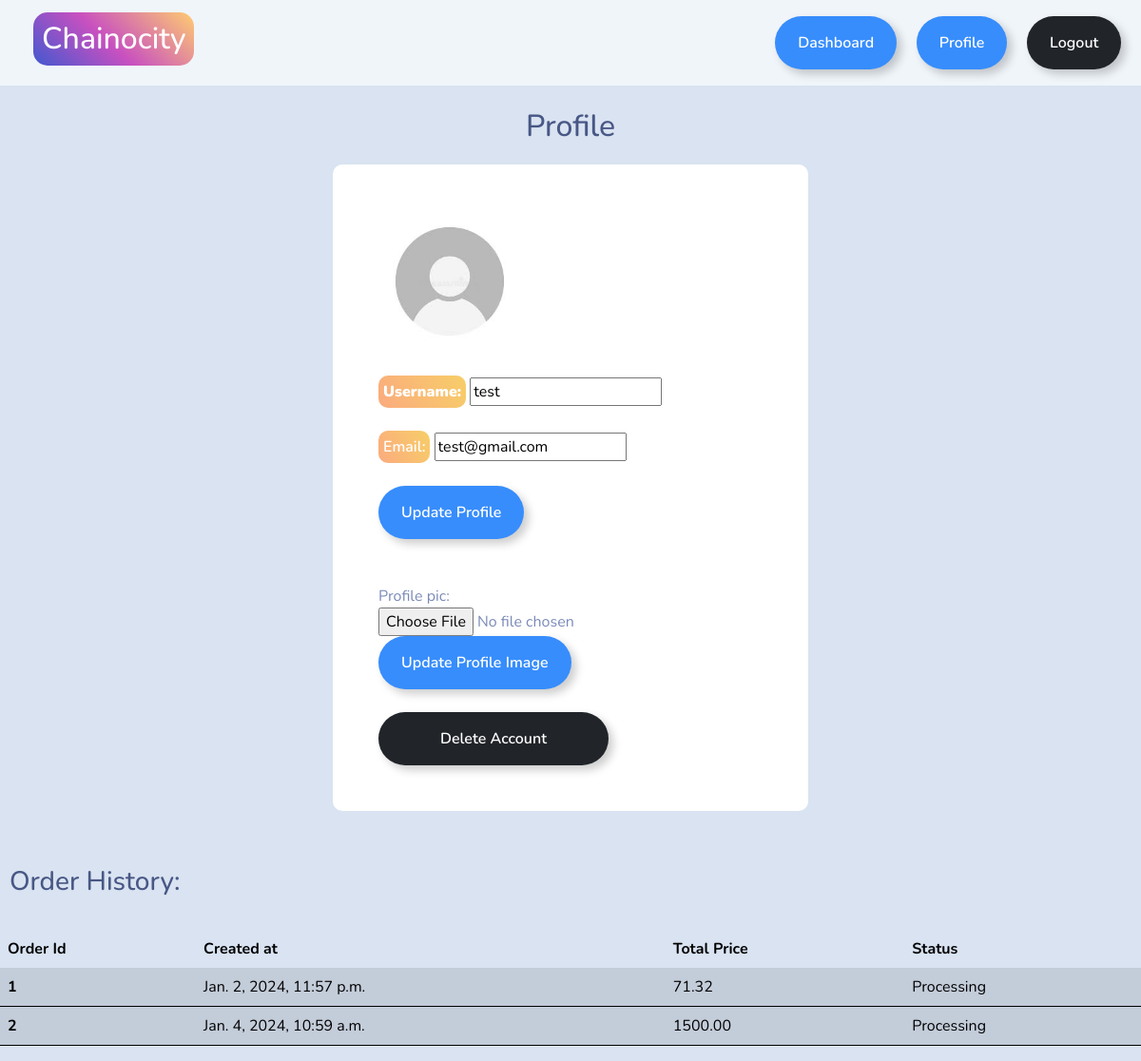
The app's page /profile (signed in), older data.
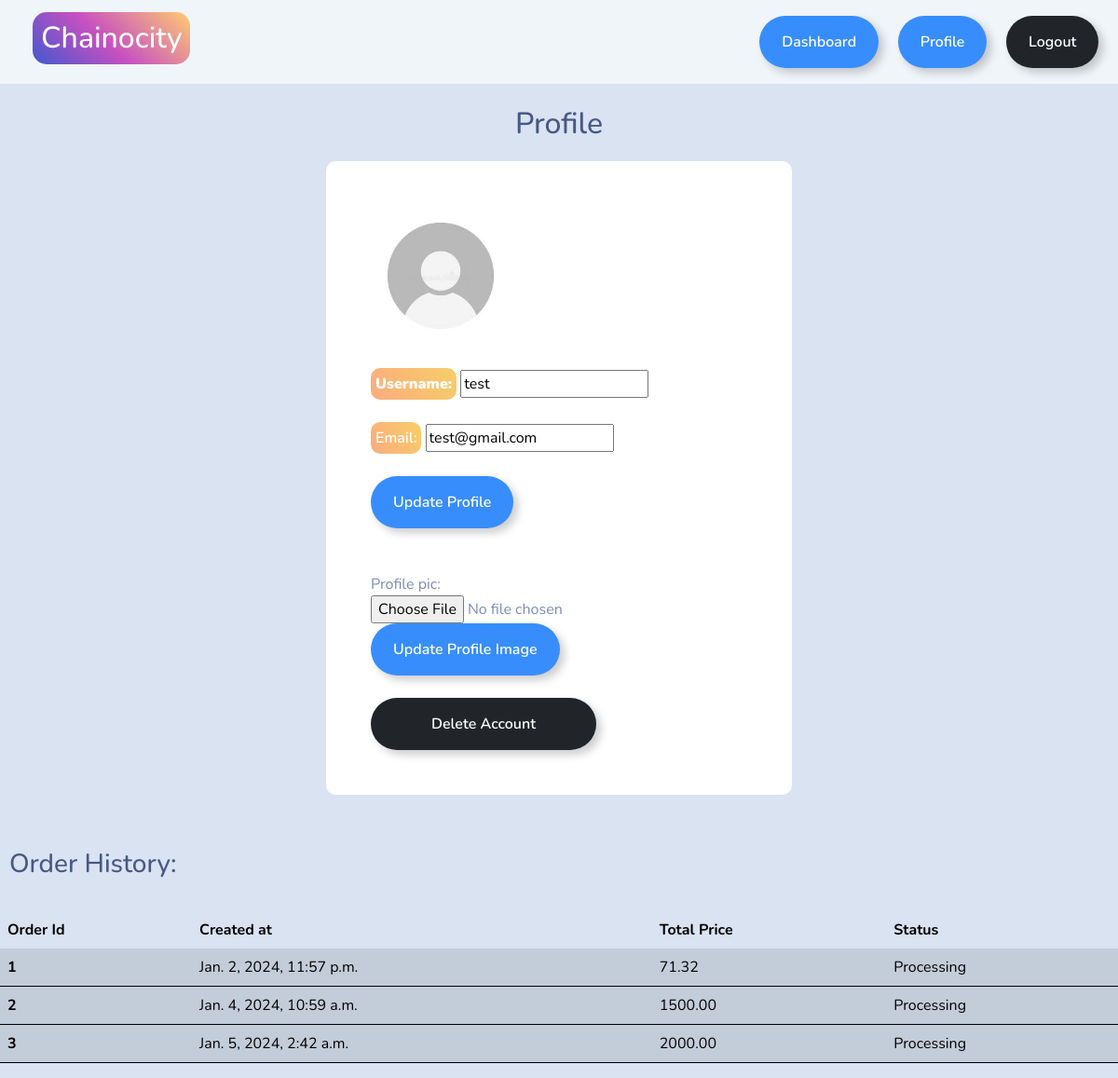
The same page, newer data.
### myapp/models.py (models this page shows, shortened)
class Order(models.Model):
    PAYMENT_CHOICES = [
        ('easypaisa', 'EasyPaisa'),
        ('jazzcash', 'JazzCash'),
        ('cashondelivery', 'Cash On Delivery'),
    ]
    ORDER_STATUS_CHOICES = [
        ('Processing', 'Processing'),
        ('Shipped', 'Shipped'),
        ('Delivered', 'Delivered'),
        ('Cancelled', 'Cancelled'),
    ]
    user = models.ForeignKey(User, on_delete=models.CASCADE)
    items = models.ManyToManyField('CartItem')
    total_price = models.DecimalField(max_digits=10, decimal_places=2)
    created_at = models.DateTimeField(auto_now_add=True)
    address = models.TextField()
    phone_number = models.CharField(max_length=15)
    payment_type = models.CharField(max_length=20, choices=PAYMENT_CHOICES, default='cashondelivery')
    order_status = models.CharField(max_length=20, choices=ORDER_STATUS_CHOICES, default='Processing')

### myapp/views.py (the view, shortened to what this page needs)
# urls.py: path('profile',views.profile, name="profile"),
@login_required(login_url='my_login')
def profile(request):
	profile = Profile.objects.get(user=request.user)
	orders = Order.objects.filter(user=request.user)
	user_form = UpdateUserForm(instance=request.user)
	form_2 =UpdateProfileForm(instance=profile)
	user_form = UpdateUserForm(instance=request.user)
	profile_pic= Profile.objects.get(user=request.user)
	context={'user_form':user_form, 'form_2':form_2,'profile':profile_pic,'orders':orders}
	return render(request,'profile.html',context=context)

### myapp/forms.py
class UpdateUserForm(forms.ModelForm):
  password = None
  class Meta:
    model=User
    fields=['username','email']
    exclude=['password1','password2',]

class UpdateProfileForm(forms.ModelForm):
  profile_pic = forms.ImageField(widget=forms.FileInput(attrs={'class':'form-control-file'}))
  class Meta:
    model = Profile
    fields = ['profile_pic',]

### templates/profile.html (shortened to what this page needs)
{% load static %}
<!DOCTYPE html>
<html lang="en">
<head>
  <link rel="stylesheet" type="text/css" href="https://bootswatch.com/5/morph/bootstrap.min.css" >
  <link rel="stylesheet" type="text/css" href="{% static 'css/styles.css' %}" >
</head>
<body>
  {% include 'base.html' %}
  <br>
  <h2 class="text-center">Profile </h2>
  <div class="container bg-white shadow-md p-5 form_layout" style="margin-top: 20px;">
      <img src="{{profile.profile_pic.url}}" alt="profile_pic" style="border-radius: 90px; max-width: 200px; max-width: 150px;" />
    <br>
    <br>
    <form method="POST" autocomplete="off">
      <div class="mb-3">
        <label for="{{ user_form.username.id_for_label }}" class="form-label" style="background-color: #FBAB7E;
        background-image: linear-gradient(62deg, #FBAB7E 0%, #F7CE68 100%);
        padding: 5px; color: white; border-radius: 10px;"><strong>Username:</strong></label>
        {{ user_form.username }}
      </div>
      <div class="mb-3">
        <label for="{{ user_form.email.id_for_label }}" class="form-label" style="background-color: #FBAB7E;
        background-image: linear-gradient(62deg, #FBAB7E 0%, #F7CE68 100%);
        padding: 5px; color: white; border-radius: 10px;">Email:</label>
        {{ user_form.email }}
      </div>
      <input type="submit" value="Update Profile" class="btn btn-outline-primary"/>
      <br>
    </form>
    <br><br>
    <form method="POST" autocomplete="off" enctype="multipart/form-data">
      {{form_2}}
      <br>
      <input type="submit" value="Update Profile Image" class="btn btn-outline-primary"/>
      <br>
    </form>
    <br>
    <a href="{% url 'delete_profile' %}"><input  value="Delete Account" class="btn btn-outline-dark" /></a>
  </div>
  <br><br>
<h3 style="margin: 10px;">Order History:</h3>
  <br>
  <div>
    <table class="table table-hover">
      <thead>
        <tr>
          <th scope="col">Order Id</th>
          <th scope="col">Created at</th>
          <th scope="col">Total Price</th>
          <th scope="col">Status</th>
        </tr>
      </thead>
      {% for order in orders %}
      <tbody style="border-bottom: 1px solid black;">
          <tr class="table-active">
              <th scope="row">{{ order.id }}</th>
              <td>{{ order.created_at }}</td>
              <td>{{ order.total_price }}</td>
              <td>{{ order.order_status }}</td>
          </tr>
      </tbody>
  {% endfor %}
    </table>
  </div>
</body>
</html>

Row changes from the older to the newer data that the page shows:
added Order: id "3", created_at "Jan. 5, 2024, 2:42 a.m.", total_price "2000.00", order_status "Processing"
